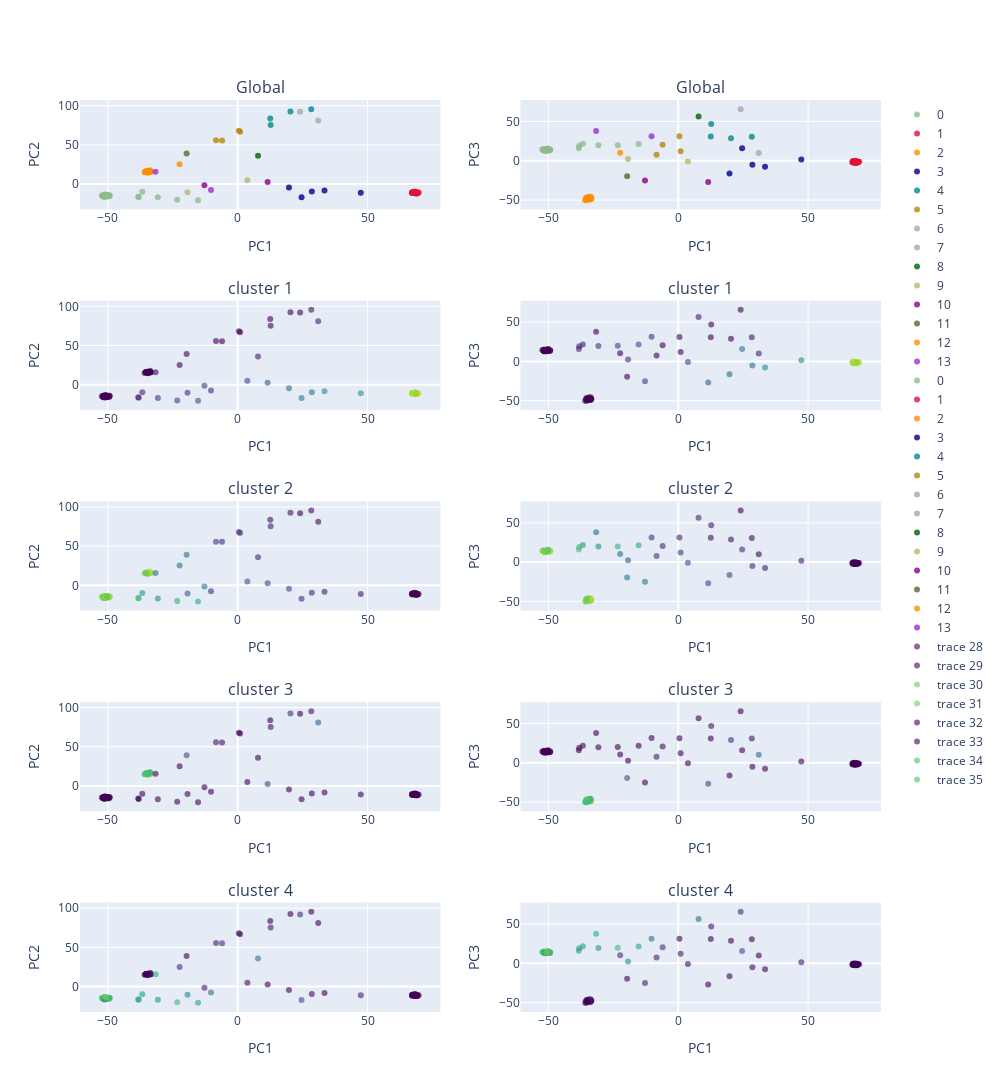

Notebook code for this chart:
### Markdown cell above
#### iii. cluster visualisation.

The function `MAC_process` performs dimensionality reduction on the _MS profiles_ extracted across local windows. _MS profiles_ are clustered (PCA + Mean Shift). 

Feature-wise, MS profiles contain the normalized probability of individual accessions towards window-level genetic clusters. We average MS_profiles by group. 

Below, the principal coordinates of Dr on the entire data sets are used to convey the ID of _MS profile_ features.

First the labels from the full set clustering are replotted.

### Code cell
from plotly import tools
from structure_tools.mstutorial_tools import KDE_pca

KDE_pca(feats= feats,Cameo= Cameo,label_vector= labels1,Subset= Subset, 
       Col_vec= PCA_color_ref)

### Figure 1 — Plotly figure (JSON) as saved in the notebook; plotly's stock layout.template omitted (floating-point values rounded to 4 significant figures; data arrays with more than 128 entries replaced by an {"elided": "..."} marker saying what was removed)
{"data": [{"marker": {"color": "darkseagreen", "line": {"width": 0}, "opacity": 0.8, "size": 6, "symbol": "circle"}, "mode": "markers", "name": "0", "type": "scatter", "x": [-50.93, -50.12, -51.79, -50.19, -50.83, -51.43, -51.28, -51.61, -49.25, -50.67, -50.85, -49.35, -50.93, -51.47, -51.26, -50.62, -51.79, -51.22, -50.08, -51.3, -51.49, -51.57, -50.14, -50.28, -50.72, -49.99, -50.06, -50.8, -49.39, -51.83, -52.31, -51.13, -50.6, -51.6, -51.51, -51.82, -50.68, -51.19, -50.17, -50.72, -23.26, -36.7, -30.72, -38.1, -15.25, -38.26], "xaxis": "x", "y": [-15.27, -15.34, -15.58, -14.34, -14.78, -15.55, -13.39, -15.74, -14.22, -14.27, -14.35, -14.62, -13.52, -16.0, -15.02, -14.32, -14.7, -15.4, -15.06, -14.54, -14.29, -15.23, -15.9, -15.22, -13.96, -14.51, -15.06, -14.61, -15.58, -15.16, -14.64, -16.16, -15.31, -14.65, -15.72, -14.56, -14.08, -16.34, -13.96, -13.81, -20.09, -9.798, -16.9, -16.67, -20.66, -16.13], "yaxis": "y"}, {"marker": {"color": "crimson", "line": {"width": 0}, "opacity": 0.8, "size": 6, "symbol": "circle"}, "mode": "markers", "name": "1", "type": "scatter", "x": [67.65, 68.88, 69.12, 68.48, 68.26, 68.97, 68.31, 68.32, 68.04, 67.09, 68.0, 67.91, 68.14, 68.49, 67.64, 68.53, 68.12, 69.68, 67.45, 68.55, 67.14, 68.86, 68.36, 67.27, 68.49, 67.65, 67.13, 68.76, 68.08, 67.6, 69.12, 68.11, 68.78, 69.01, 68.08, 69.24, 67.97, 68.18, 68.96, 68.54], "xaxis": "x", "y": [-10.43, -10.92, -11.97, -11.32, -9.388, -11.51, -11.87, -11.07, -10.04, -11.6, -10.84, -11.57, -11.68, -10.64, -11.21, -10.84, -11.1, -10.95, -10.68, -11.29, -10.53, -11.36, -10.24, -11.24, -11.42, -10.99, -10.66, -10.35, -10.97, -10.47, -11.04, -10.38, -12.01, -10.82, -11.47, -11.71, -11.2, -10.96, -11.25, -10.79], "yaxis": "y"}, {"marker": {"color": "darkorange", "line": {"width": 0}, "opacity": 0.8, "size": 6, "symbol": "circle"}, "mode": "markers", "name": "2", "type": "scatter", "x": [-34.27, -33.7, -33.56, -34.23, -34.58, -35.83, -33.96, -33.4, -33.71, -35.02, -34.69, -34.35, -33.57, -35.23, -34.63, -35.07, -34.79, -35.26, -35.32, -35.47], "xaxis": "x", "y": [16.04, 16.52, 15.7, 15.07, 15.34, 14.98, 15.88, 15.61, 17.7, 15.76, 15.03, 16.36, 16.05, 16.16, 14.44, 16.45, 16.04, 15.49, 15.77, 15.7], "yaxis": "y"}, {"marker": {"color": "darkblue", "line": {"width": 0}, "opacity": 0.8, "size": 6, "symbol": "circle"}, "mode": "markers", "name": "3", "type": "scatter", "x": [47.39, 28.56, 33.43, 24.6, 19.75], "xaxis": "x", "y": [-11.07, -9.612, -8.332, -17.0, -4.481], "yaxis": "y"}, {"marker": {"color": "darkcyan", "line": {"width": 0}, "opacity": 0.8, "size": 6, "symbol": "circle"}, "mode": "markers", "name": "4", "type": "scatter", "x": [20.32, 12.7, 12.54, 28.33], "xaxis": "x", "y": [92.58, 75.26, 83.69, 95.47], "yaxis": "y"}, {"marker": {"color": "darkgoldenrod", "line": {"width": 0}, "opacity": 0.8, "size": 6, "symbol": "circle"}, "mode": "markers", "name": "5", "type": "scatter", "x": [0.9393, -8.325, -6.001, 0.4727], "xaxis": "x", "y": [66.82, 55.72, 55.45, 68.02], "yaxis": "y"}, {"marker": {"color": "darkgray", "line": {"width": 0}, "opacity": 0.8, "size": 6, "symbol": "circle"}, "mode": "markers", "name": "6", "type": "scatter", "x": [31.0], "xaxis": "x", "y": [81.1], "yaxis": "y"}, {"marker": {"color": "darkgrey", "line": {"width": 0}, "opacity": 0.8, "size": 6, "symbol": "circle"}, "mode": "markers", "name": "7", "type": "scatter", "x": [24.04], "xaxis": "x", "y": [92.12], "yaxis": "y"}, {"marker": {"color": "darkgreen", "line": {"width": 0}, "opacity": 0.8, "size": 6, "symbol": "circle"}, "mode": "markers", "name": "8", "type": "scatter", "x": [7.837], "xaxis": "x", "y": [35.95], "yaxis": "y"}, {"marker": {"color": "darkkhaki", "line": {"width": 0}, "opacity": 0.8, "size": 6, "symbol": "circle"}, "mode": "markers", "name": "9", "type": "scatter", "x": [3.733, -19.3], "xaxis": "x", "y": [4.935, -10.38], "yaxis": "y"}, {"marker": {"color": "darkmagenta", "line": {"width": 0}, "opacity": 0.8, "size": 6, "symbol": "circle"}, "mode": "markers", "name": "10", "type": "scatter", "x": [11.54, -12.78], "xaxis": "x", "y": [2.54, -1.504], "yaxis": "y"}, {"marker": {"color": "darkolivegreen", "line": {"width": 0}, "opacity": 0.8, "size": 6, "symbol": "circle"}, "mode": "markers", "name": "11", "type": "scatter", "x": [-19.66], "xaxis": "x", "y": [39.06], "yaxis": "y"}, {"marker": {"color": "darkorange", "line": {"width": 0}, "opacity": 0.8, "size": 6, "symbol": "circle"}, "mode": "markers", "name": "12", "type": "scatter", "x": [-22.35], "xaxis": "x", "y": [25.15], "yaxis": "y"}, {"marker": {"color": "darkorchid", "line": {"width": 0}, "opacity": 0.8, "size": 6, "symbol": "circle"}, "mode": "markers", "name": "13", "type": "scatter", "x": [-10.26, -31.59], "xaxis": "x", "y": [-7.492, 15.7], "yaxis": "y"}, {"marker": {"color": "darkseagreen", "line": {"width": 0}, "opacity": 0.8, "size": 6, "symbol": "circle"}, "mode": "markers", "name": "0", "type": "scatter", "x": [-50.93, -50.12, -51.79, -50.19, -50.83, -51.43, -51.28, -51.61, -49.25, -50.67, -50.85, -49.35, -50.93, -51.47, -51.26, -50.62, -51.79, -51.22, -50.08, -51.3, -51.49, -51.57, -50.14, -50.28, -50.72, -49.99, -50.06, -50.8, -49.39, -51.83, -52.31, -51.13, -50.6, -51.6, -51.51, -51.82, -50.68, -51.19, -50.17, -50.72, -23.26, -36.7, -30.72, -38.1, -15.25, -38.26], "xaxis": "x2", "y": [13.64, 14.47, 14.49, 13.78, 14.0, 13.69, 14.42, 14.02, 14.4, 13.08, 13.99, 13.52, 12.98, 13.1, 13.54, 14.85, 13.6, 14.01, 13.23, 14.13, 13.34, 12.96, 15.41, 14.65, 14.28, 13.26, 15.76, 14.02, 13.65, 14.01, 14.45, 13.54, 14.27, 15.1, 14.18, 13.36, 14.36, 14.1, 14.64, 14.11, 19.88, 21.68, 19.71, 19.19, 21.47, 15.98], "yaxis": "y2"}, {"marker": {"color": "crimson", "line": {"width": 0}, "opacity": 0.8, "size": 6, "symbol": "circle"}, "mode": "markers", "name": "1", "type": "scatter", "x": [67.65, 68.88, 69.12, 68.48, 68.26, 68.97, 68.31, 68.32, 68.04, 67.09, 68.0, 67.91, 68.14, 68.49, 67.64, 68.53, 68.12, 69.68, 67.45, 68.55, 67.14, 68.86, 68.36, 67.27, 68.49, 67.65, 67.13, 68.76, 68.08, 67.6, 69.12, 68.11, 68.78, 69.01, 68.08, 69.24, 67.97, 68.18, 68.96, 68.54], "xaxis": "x2", "y": [-1.953, -2.412, -1.339, -1.727, -1.477, -1.804, -2.367, -0.9743, -2.477, -2.099, -1.583, -2.111, -1.323, -1.788, -1.34, -1.414, -1.994, -1.267, -0.2605, -0.752, -1.431, -1.445, -1.957, -1.058, -1.697, -0.7982, -0.6563, -2.073, -1.337, -2.093, -1.099, -1.421, -1.743, -1.358, -1.848, -1.055, -1.133, 0.0611, -1.067, -1.229], "yaxis": "y2"}, {"marker": {"color": "darkorange", "line": {"width": 0}, "opacity": 0.8, "size": 6, "symbol": "circle"}, "mode": "markers", "name": "2", "type": "scatter", "x": [-34.27, -33.7, -33.56, -34.23, -34.58, -35.83, -33.96, -33.4, -33.71, -35.02, -34.69, -34.35, -33.57, -35.23, -34.63, -35.07, -34.79, -35.26, -35.32, -35.47], "xaxis": "x2", "y": [-48.15, -49.0, -47.1, -45.96, -47.89, -50.07, -49.2, -47.66, -45.69, -47.33, -48.07, -47.58, -47.98, -48.91, -46.1, -48.54, -49.26, -46.64, -50.16, -47.43], "yaxis": "y2"}, {"marker": {"color": "darkblue", "line": {"width": 0}, "opacity": 0.8, "size": 6, "symbol": "circle"}, "mode": "markers", "name": "3", "type": "scatter", "x": [47.39, 28.56, 33.43, 24.6, 19.75], "xaxis": "x2", "y": [1.574, -5.098, -7.564, 15.87, -16.28], "yaxis": "y2"}, {"marker": {"color": "darkcyan", "line": {"width": 0}, "opacity": 0.8, "size": 6, "symbol": "circle"}, "mode": "markers", "name": "4", "type": "scatter", "x": [20.32, 12.7, 12.54, 28.33], "xaxis": "x2", "y": [28.77, 46.89, 30.9, 30.72], "yaxis": "y2"}, {"marker": {"color": "darkgoldenrod", "line": {"width": 0}, "opacity": 0.8, "size": 6, "symbol": "circle"}, "mode": "markers", "name": "5", "type": "scatter", "x": [0.9393, -8.325, -6.001, 0.4727], "xaxis": "x2", "y": [12.11, 7.6, 20.6, 31.24], "yaxis": "y2"}, {"marker": {"color": "darkgray", "line": {"width": 0}, "opacity": 0.8, "size": 6, "symbol": "circle"}, "mode": "markers", "name": "6", "type": "scatter", "x": [31.0], "xaxis": "x2", "y": [10.02], "yaxis": "y2"}, {"marker": {"color": "darkgrey", "line": {"width": 0}, "opacity": 0.8, "size": 6, "symbol": "circle"}, "mode": "markers", "name": "7", "type": "scatter", "x": [24.04], "xaxis": "x2", "y": [65.66], "yaxis": "y2"}, {"marker": {"color": "darkgreen", "line": {"width": 0}, "opacity": 0.8, "size": 6, "symbol": "circle"}, "mode": "markers", "name": "8", "type": "scatter", "x": [7.837], "xaxis": "x2", "y": [56.49], "yaxis": "y2"}, {"marker": {"color": "darkkhaki", "line": {"width": 0}, "opacity": 0.8, "size": 6, "symbol": "circle"}, "mode": "markers", "name": "9", "type": "scatter", "x": [3.733, -19.3], "xaxis": "x2", "y": [-0.7325, 2.372], "yaxis": "y2"}, {"marker": {"color": "darkmagenta", "line": {"width": 0}, "opacity": 0.8, "size": 6, "symbol": "circle"}, "mode": "markers", "name": "10", "type": "scatter", "x": [11.54, -12.78], "xaxis": "x2", "y": [-26.85, -25.09], "yaxis": "y2"}, {"marker": {"color": "darkolivegreen", "line": {"width": 0}, "opacity": 0.8, "size": 6, "symbol": "circle"}, "mode": "markers", "name": "11", "type": "scatter", "x": [-19.66], "xaxis": "x2", "y": [-19.5], "yaxis": "y2"}, {"marker": {"color": "darkorange", "line": {"width": 0}, "opacity": 0.8, "size": 6, "symbol": "circle"}, "mode": "markers", "name": "12", "type": "scatter", "x": [-22.35], "xaxis": "x2", "y": [10.41], "yaxis": "y2"}, {"marker": {"color": "darkorchid", "line": {"width": 0}, "opacity": 0.8, "size": 6, "symbol": "circle"}, "mode": "markers", "name": "13", "type": "scatter", "x": [-10.26, -31.59], "xaxis": "x2", "y": [31.37, 37.85], "yaxis": "y2"}, {"marker": {"color": {"elided": "130 float values"}, "colorscale": [[0, "#440154"], [0.1111, "#482878"], [0.2222, "#3e4989"], [0.3333, "#31688e"], [0.4444, "#26828e"], [0.5556, "#1f9e89"], [0.6667, "#35b779"], [0.7778, "#6ece58"], [0.8889, "#b5de2b"], [1, "#fde725"]], "line": {"width": 0}, "opacity": 0.6, "size": 6, "symbol": "circle"}, "mode": "markers", "type": "scatter", "x": {"elided": "130 float values"}, "xaxis": "x3", "y": {"elided": "130 float values"}, "yaxis": "y3"}, {"marker": {"color": {"elided": "130 float values"}, "colorscale": [[0, "#440154"], [0.1111, "#482878"], [0.2222, "#3e4989"], [0.3333, "#31688e"], [0.4444, "#26828e"], [0.5556, "#1f9e89"], [0.6667, "#35b779"], [0.7778, "#6ece58"], [0.8889, "#b5de2b"], [1, "#fde725"]], "line": {"width": 0}, "opacity": 0.6, "size": 6, "symbol": "circle"}, "mode": "markers", "type": "scatter", "x": {"elided": "130 float values"}, "xaxis": "x4", "y": {"elided": "130 float values"}, "yaxis": "y4"}, {"marker": {"color": {"elided": "130 float values"}, "colorscale": [[0, "#440154"], [0.1111, "#482878"], [0.2222, "#3e4989"], [0.3333, "#31688e"], [0.4444, "#26828e"], [0.5556, "#1f9e89"], [0.6667, "#35b779"], [0.7778, "#6ece58"], [0.8889, "#b5de2b"], [1, "#fde725"]], "line": {"width": 0}, "opacity": 0.6, "size": 6, "symbol": "circle"}, "mode": "markers", "type": "scatter", "x": {"elided": "130 float values"}, "xaxis": "x5", "y": {"elided": "130 float values"}, "yaxis": "y5"}, {"marker": {"color": {"elided": "130 float values"}, "colorscale": [[0, "#440154"], [0.1111, "#482878"], [0.2222, "#3e4989"], [0.3333, "#31688e"], [0.4444, "#26828e"], [0.5556, "#1f9e89"], [0.6667, "#35b779"], [0.7778, "#6ece58"], [0.8889, "#b5de2b"], [1, "#fde725"]], "line": {"width": 0}, "opacity": 0.6, "size": 6, "symbol": "circle"}, "mode": "markers", "type": "scatter", "x": {"elided": "130 float values"}, "xaxis": "x6", "y": {"elided": "130 float values"}, "yaxis": "y6"}, {"marker": {"color": {"elided": "130 float values"}, "colorscale": [[0, "#440154"], [0.1111, "#482878"], [0.2222, "#3e4989"], [0.3333, "#31688e"], [0.4444, "#26828e"], [0.5556, "#1f9e89"], [0.6667, "#35b779"], [0.7778, "#6ece58"], [0.8889, "#b5de2b"], [1, "#fde725"]], "line": {"width": 0}, "opacity": 0.6, "size": 6, "symbol": "circle"}, "mode": "markers", "type": "scatter", "x": {"elided": "130 float values"}, "xaxis": "x7", "y": {"elided": "130 float values"}, "yaxis": "y7"}, {"marker": {"color": {"elided": "130 float values"}, "colorscale": [[0, "#440154"], [0.1111, "#482878"], [0.2222, "#3e4989"], [0.3333, "#31688e"], [0.4444, "#26828e"], [0.5556, "#1f9e89"], [0.6667, "#35b779"], [0.7778, "#6ece58"], [0.8889, "#b5de2b"], [1, "#fde725"]], "line": {"width": 0}, "opacity": 0.6, "size": 6, "symbol": "circle"}, "mode": "markers", "type": "scatter", "x": {"elided": "130 float values"}, "xaxis": "x8", "y": {"elided": "130 float values"}, "yaxis": "y8"}, {"marker": {"color": {"elided": "130 float values"}, "colorscale": [[0, "#440154"], [0.1111, "#482878"], [0.2222, "#3e4989"], [0.3333, "#31688e"], [0.4444, "#26828e"], [0.5556, "#1f9e89"], [0.6667, "#35b779"], [0.7778, "#6ece58"], [0.8889, "#b5de2b"], [1, "#fde725"]], "line": {"width": 0}, "opacity": 0.6, "size": 6, "symbol": "circle"}, "mode": "markers", "type": "scatter", "x": {"elided": "130 float values"}, "xaxis": "x9", "y": {"elided": "130 float values"}, "yaxis": "y9"}, {"marker": {"color": {"elided": "130 float values"}, "colorscale": [[0, "#440154"], [0.1111, "#482878"], [0.2222, "#3e4989"], [0.3333, "#31688e"], [0.4444, "#26828e"], [0.5556, "#1f9e89"], [0.6667, "#35b779"], [0.7778, "#6ece58"], [0.8889, "#b5de2b"], [1, "#fde725"]], "line": {"width": 0}, "opacity": 0.6, "size": 6, "symbol": "circle"}, "mode": "markers", "type": "scatter", "x": {"elided": "130 float values"}, "xaxis": "x10", "y": {"elided": "130 float values"}, "yaxis": "y10"}], "layout": {"annotations": [{"font": {"size": 16}, "showarrow": false, "text": "Global", "x": 0.225, "xanchor": "center", "xref": "paper", "y": 1, "yanchor": "bottom", "yref": "paper"}, {"font": {"size": 16}, "showarrow": false, "text": "Global", "x": 0.775, "xanchor": "center", "xref": "paper", "y": 1, "yanchor": "bottom", "yref": "paper"}, {"font": {"size": 16}, "showarrow": false, "text": "cluster 1", "x": 0.225, "xanchor": "center", "xref": "paper", "y": 0.78, "yanchor": "bottom", "yref": "paper"}, {"font": {"size": 16}, "showarrow": false, "text": "cluster 1", "x": 0.775, "xanchor": "center", "xref": "paper", "y": 0.78, "yanchor": "bottom", "yref": "paper"}, {"font": {"size": 16}, "showarrow": false, "text": "cluster 2", "x": 0.225, "xanchor": "center", "xref": "paper", "y": 0.56, "yanchor": "bottom", "yref": "paper"}, {"font": {"size": 16}, "showarrow": false, "text": "cluster 2", "x": 0.775, "xanchor": "center", "xref": "paper", "y": 0.56, "yanchor": "bottom", "yref": "paper"}, {"font": {"size": 16}, "showarrow": false, "text": "cluster 3", "x": 0.225, "xanchor": "center", "xref": "paper", "y": 0.34, "yanchor": "bottom", "yref": "paper"}, {"font": {"size": 16}, "showarrow": false, "text": "cluster 3", "x": 0.775, "xanchor": "center", "xref": "paper", "y": 0.34, "yanchor": "bottom", "yref": "paper"}, {"font": {"size": 16}, "showarrow": false, "text": "cluster 4", "x": 0.225, "xanchor": "center", "xref": "paper", "y": 0.12, "yanchor": "bottom", "yref": "paper"}, {"font": {"size": 16}, "showarrow": false, "text": "cluster 4", "x": 0.775, "xanchor": "center", "xref": "paper", "y": 0.12, "yanchor": "bottom", "yref": "paper"}], "height": 2000, "width": 1000, "xaxis": {"anchor": "y", "domain": [0, 0.45], "title": {"text": "PC1"}}, "xaxis10": {"anchor": "y10", "domain": [0.55, 1], "title": {"text": "PC1"}}, "xaxis2": {"anchor": "y2", "domain": [0.55, 1], "title": {"text": "PC1"}}, "xaxis3": {"anchor": "y3", "domain": [0, 0.45], "title": {"text": "PC1"}}, "xaxis4": {"anchor": "y4", "domain": [0.55, 1], "title": {"text": "PC1"}}, "xaxis5": {"anchor": "y5", "domain": [0, 0.45], "title": {"text": "PC1"}}, "xaxis6": {"anchor": "y6", "domain": [0.55, 1], "title": {"text": "PC1"}}, "xaxis7": {"anchor": "y7", "domain": [0, 0.45], "title": {"text": "PC1"}}, "xaxis8": {"anchor": "y8", "domain": [0.55, 1], "title": {"text": "PC1"}}, "xaxis9": {"anchor": "y9", "domain": [0, 0.45], "title": {"text": "PC1"}}, "yaxis": {"anchor": "x", "domain": [0.88, 1], "title": {"text": "PC2"}}, "yaxis10": {"anchor": "x10", "domain": [0, 0.12], "title": {"text": "PC3"}}, "yaxis2": {"anchor": "x2", "domain": [0.88, 1], "title": {"text": "PC3"}}, "yaxis3": {"anchor": "x3", "domain": [0.66, 0.78], "title": {"text": "PC2"}}, "yaxis4": {"anchor": "x4", "domain": [0.66, 0.78], "title": {"text": "PC3"}}, "yaxis5": {"anchor": "x5", "domain": [0.44, 0.56], "title": {"text": "PC2"}}, "yaxis6": {"anchor": "x6", "domain": [0.44, 0.56], "title": {"text": "PC3"}}, "yaxis7": {"anchor": "x7", "domain": [0.22, 0.34], "title": {"text": "PC2"}}, "yaxis8": {"anchor": "x8", "domain": [0.22, 0.34], "title": {"text": "PC3"}}, "yaxis9": {"anchor": "x9", "domain": [0, 0.12], "title": {"text": "PC2"}}}}
